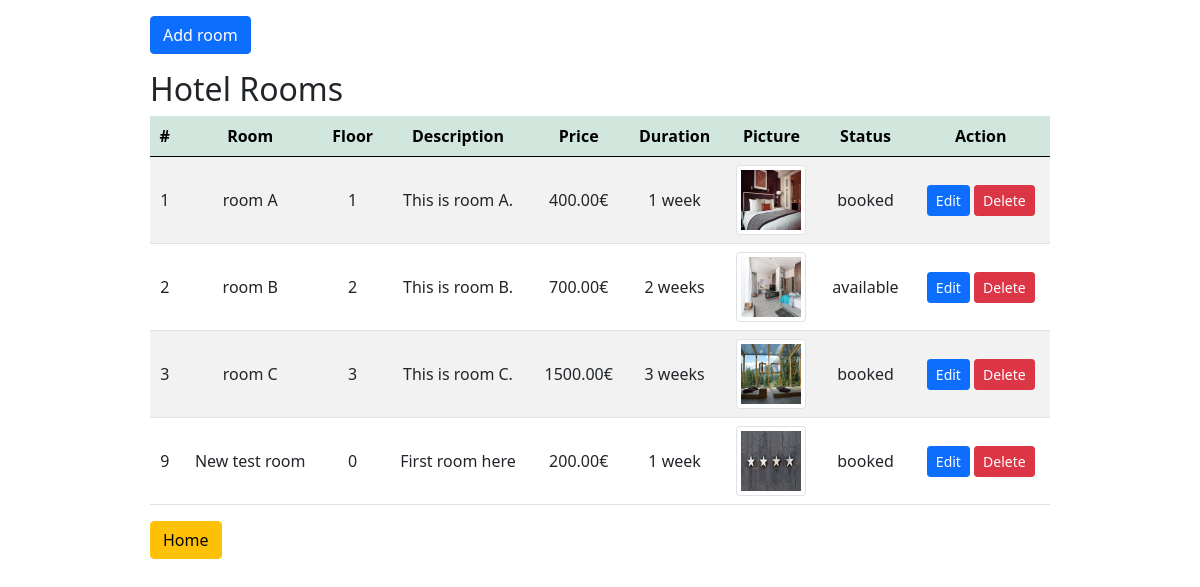
Page /loginUser/products/index.php (signed in) on the committed database.
### tables this page shows
CREATE TABLE `hotel` (
  `id` int(11) UNSIGNED NOT NULL,
  `room` varchar(100) NOT NULL,
  `floor` varchar(100) NOT NULL,
  `description` text DEFAULT '',
  `price` decimal(13,2) NOT NULL,
  `duration` int(10) DEFAULT 1,
  `picture` varchar(100) NOT NULL,
  `status` enum('available','booked') DEFAULT 'available'
);

### loginUser/components/db_connect.php (called while the page is built)
<?php
require_once "db_classes.php";
$localhost = "127.0.0.1";
$username = "root";
$password = "";
$dbname = "dbhotel";
$db = new Database($localhost, $username, $password, $dbname);

### loginUser/components/db_classes.php (called while the page is built, shortened)
<?php
class Database {
    protected $connection;
	protected $query;
	public function __construct($dbhost = 'localhost', $dbuser = 'root', $dbpass = '', $dbname = '', $charset = 'utf8') {
		$this->connection = new mysqli($dbhost, $dbuser, $dbpass, $dbname);
		$this->connection->set_charset($charset);
	}
    public function query($query) {
		if ($this->query = $this->connection->prepare($query)) {
            $this->query->execute();
        } else {
            $this->error('Unable to prepare MySQL statement (check your syntax) - ' . $this->connection->error);
        }
		return $this;
    }
	public function fetchAll($callback = null) {
	    $params = array();
        $row = array();
	    $meta = $this->query->result_metadata();
	    while ($field = $meta->fetch_field()) {
	        $params[] = &$row[$field->name];
	    }
	    call_user_func_array(array($this->query, 'bind_result'), $params);
        $result = array();
        while ($this->query->fetch()) {
            $r = array();
            foreach ($row as $key => $val) {
                $r[$key] = $val;
            }
            if ($callback != null && is_callable($callback)) {
                $value = call_user_func($callback, $r);
                if ($value == 'break') break;
            } else {
                $result[] = $r;
            }
        }
        $this->query_closed = TRUE;
		return $result;
	}
    public function numRows() {
		$this->query->store_result();
		return $this->query->num_rows;
	}
}
?>

### loginUser/products/index.php (the view, shortened to what this page needs)
<?php
require_once '../components/db_connect.php';
$thead = "";
$sql = "SHOW COLUMNS FROM hotel";
$result = $db->query($sql);
$num_tab_col = 0;
foreach ($result->fetchAll() as $row) {
   $thead .= "<th>".ucfirst(($row["Field"] == "id") ? "#" : $row["Field"])."</th>";
    $num_tab_col++;
}
$thead .= "<th>Action</th>";
$sql = "SELECT * FROM hotel";
$result = $db->query($sql);
$tbody = '';
$filesAllowed = ["png", "jpg", "jpeg", "webp"];
$n = $result->numRows();
if($n > 0) {
    foreach ($result->fetchAll() as $row) {
        $tbody .= "<tr>";
        foreach ($row as $key => $value) {
            $fileExtension = strtolower(pathinfo($value,PATHINFO_EXTENSION));
            if (in_array($fileExtension, $filesAllowed)) $tbody .= "<td><img class='img-thumbnail' src='pictures/" .$value."' /></td>";
            elseif ($key == "duration") $tbody .= "<td>" .$value." week".(($value > 1 ? 's' : ''))."</td>";
            elseif ($key == "price") $tbody .= "<td>" .$value."&euro;</td>";
            elseif ($value == "booked" && isset($_SESSION['user'])) $tbody .= "<td colspan='2' class='text-muted'><em>not available</em></td>";
            else $tbody .= "<td>$value</td>";
        }
        if (isset($_SESSION['user'])) {
            if ($row["status"] == "available") {
                $tbody .= "
                <td>
                <a href='book.php?id=" .$row['id']."&user=".$_SESSION['user']."'><button class='btn btn-primary btn-sm' type='button'>Book</button></a>
                </td>";
            }
        } else {
            $tbody .= "
            <td>
                <a href='update.php?id=" .$row['id']."'><button class='btn btn-primary btn-sm' type='button'>Edit</button></a>
                <a href='delete.php?id=" .$row['id']."'><button class='btn btn-danger btn-sm' type='button'>Delete</button></a>
            </td>";
        }
        $tbody .= "</tr>";
    };
} else {
    $tbody =  "<tr><td colspan='".$num_tab_col."'><center>No Data Available </center></td></tr>";
}
?>
<!DOCTYPE html>
<html lang="en">
    <head>
        <?php require_once '../components/boot.php'?>
    </head>
    <body>
        <div class="manageProduct w-75 mt-3">
            <div class='mb-3'>
                <?php if (isset($_SESSION['adm'])) { ?>
                <a href= "create.php"><button class='btn btn-primary'type="button" >Add room</button></a>
                <?php } ?>
            </div>
            <p class='h2'>Hotel Rooms</p>
            <table class='table table-striped'>
                <thead class='table-success'>
                    <tr>
                        <?= $thead; ?>
                    </tr>
                </thead>
                <tbody>
                    <?= $tbody; ?>
                </tbody>
            </table>
            <a href= "../home.php"><button class="btn btn-warning" type="button">Home</button></a>
        </div>
    </body>
</html>

### loginUser/products/index.php (style rules this page uses)
.manageProduct { margin: auto; }
.img-thumbnail { width: 70px !important; height: 70px !important; }
td { text-align: center; vertical-align: middle; }
tr { text-align: center; }

### rows in the picture
hotel: id "1", room "room A", floor "1", description "This is room A.", price "400.00", duration "1", picture (picture), status "booked"
hotel: id "2", room "room B", floor "2", description "This is room B.", price "700.00", duration "2", picture (picture), status "available"
hotel: id "3", room "room C", floor "3", description "This is room C.", price "1500.00", duration "3", picture (picture), status "booked"
hotel: id "9", room "New test room", floor "0", description "First room here", price "200.00", duration "1", picture (picture), status "booked"
